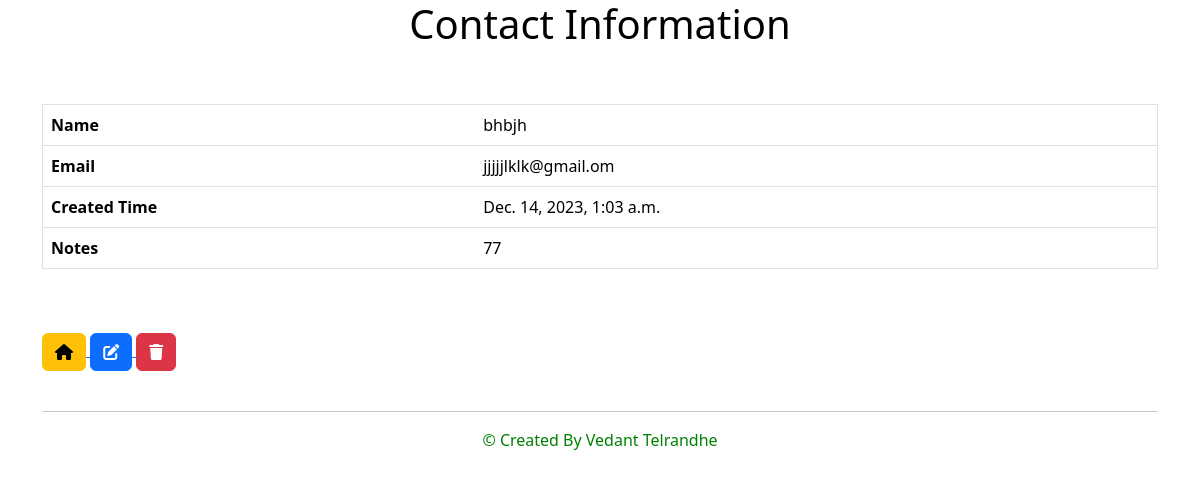
/viewDetails/6/, run on an earlier commit of the app's database.
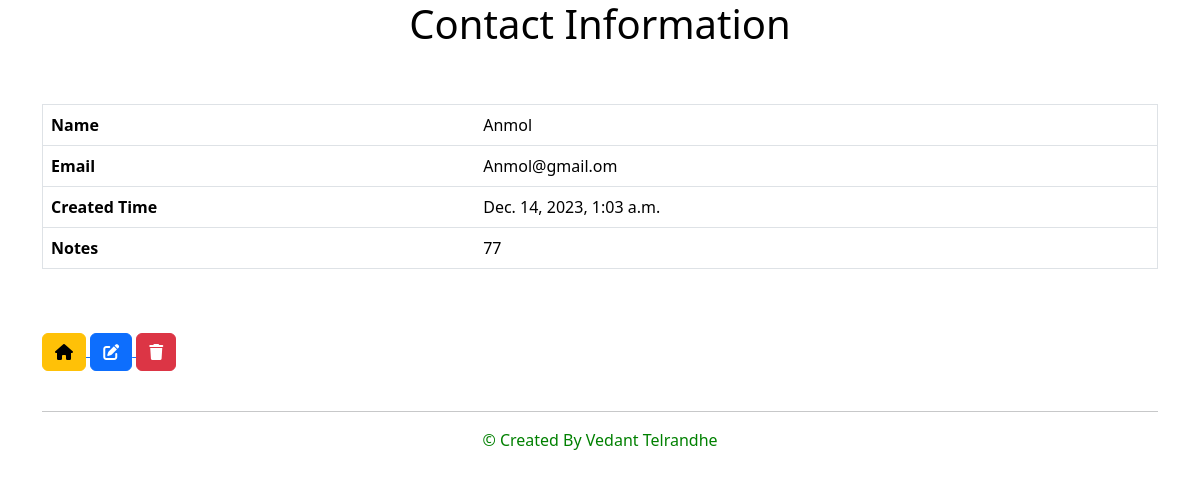
And on a later commit of the database.
### ContactManagement/models.py (models this page shows, shortened)
class Contact(models.Model):
    id=models.IntegerField(primary_key=True)
    fullname = models.CharField(max_length=100, unique=True)
    emailId=models.EmailField(unique=True)
    notes = models.CharField(max_length=255, default='No notes')
    created_at = models.DateTimeField(auto_now_add=True)

### ContactManagement/views.py (the view)
# urls.py: path('viewDetails/<int:id>/', views.viewDetails, name="viewDetails")
def viewDetails(request, id):
    contact = get_object_or_404(Contact, pk=id)
    return render(request, 'viewDetails.html', {'contact': contact})

### ContactManagement/templates/viewDetails.html (shortened to what this page needs)
{% load static %}
<!DOCTYPE html>
<html lang="en">
<head>
    <link rel="stylesheet" href="https://cdnjs.cloudflare.com/ajax/libs/font-awesome/6.4.0/css/all.min.css">
    {% load bootstrap5 %}
    {% bootstrap_css %}
</head>
<body>
    <div class="container">
        <h1 style="color:Black;">Contact Information</h1>
        <br><br>
        <table id="customers" class="table" border="1">
            <thead class="thead-dark">
                <tr>
                    <th>Name</th>
                    <td> {{ contact.fullname }} </td>
                </tr>
                <tr>
                    <th>Email</th>
                    <td>{{ contact.emailId }}</td>
                </tr>
                <tr>
                    <th>Created Time</th>
                    <td>{{ contact.created_at }}</td>
                </tr>
                <tr>
                    <th>Notes</th>
                    <td>{{ contact.notes }}</td>
                </tr>
            </thead>
        </table>
        <br><br>
        <a href="{% url 'index' %}">
            <button id="new3" class="btn btn-warning">
                <i class="fas fa-home"></i>
            </button>
        </a>
        <a href="{% url 'updateContact' contact.id %}">
            <button class="btn btn-primary icon-btn">
                <i class="fas fa-edit"></i>
            </button>
        </a>
        <a href="{% url 'deleteContact' contact.id %}">
            <button class="btn btn-danger icon-btn">
                <i class="fas fa-trash"></i>
            </button>
        </a>
        <footer class="pt-4">
            <hr />
            <p class="text-center" style="color:Green;" >&copy;&nbsp;Created By Vedant Telrandhe</p>
        </footer>
    </div>
</body>
</html>

What changed in the data, as far as the page shows it:
changed Contact: fullname "bhbjh" → "Anmol"; emailId "jjjjjlklk@gmail.om" → "Anmol@gmail.om"
